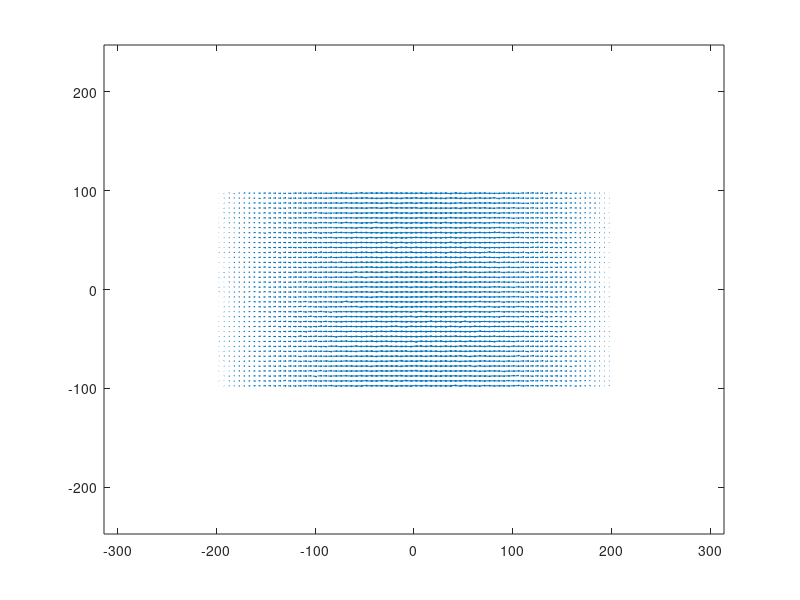

This figure's MATLAB source: (Note: this script raises an error after producing the figure.)
%EVIM_EXAMPLE.m 
%
% An example of using Evim to invert landslide thickness based on simulated
% landslide scenarios. In the simulation, we assume that the deformation of 
% the landslide is parallel to the sliding surface. For more details, 
% please refer to the  Kang et al., 2025.
%
% Copyright (C) 2025 Ya Kang, [kangya@njupt.edu.cn].
%
%-------------------------------------------------------------------------%
%This program is free software: you can redistribute it and/or modify
%it under the terms of the GNU General Public License as published by
%the Free Software Foundation, either version 3 of the License, or
%any later version.
%
%This program is distributed in the hope that it will be useful,
%but WITHOUT ANY WARRANTY; without even the implied warranty of
%MERCHANTABILITY or FITNESS FOR A PARTICULAR PURPOSE.  See the
%GNU General Public License for more details.
%1
%You should have received a copy of the GNU General Public License
%along with this program.  If not, see <http://www.gnu.org/licenses/>.
%-------------------------------------------------------------------------%
clc,clear
ddp=0.03 ;  % filtering(damping) factor
load ./evim_test                           %  u, v, dzdt are coordinates in meters,we can use the gamma_GBI.m to get this *mat
% where u is east-west deformation field
%       v is north-south deformation field
%       dzdt is vertical deformation field
%       surf_terrain is DEM
%       mask is the mask file, 1 indicates the landslide area, 0 indicates the non-landslide area
%       
%% Setting the parameter
dx = 5;   % pixel spacing of the image
up_bod=150;  % up boundary depth for inversion of the slip surface
low_bod=0;   % low boundary depth for inversion of the slip surface
curl=0;  % whether eastimate the optimization filtering parameters - ddp, 1 > Yes, 0 > no need

%% Data preparation
mask(isnan(mask)) = 0;          %Replaces no data with zero at
u(isnan(u)) = 0;                %the edges of the grids.
v(isnan(v)) = 0;
dzdt(isnan(dzdt)) = 0;

% plot the horizontal deformation field
[m,n]=size(u);
xx=zeros(m,n);
 for i=1:m
xx(i,:)=-(n-1)/2:(n-1)/2;
 end
x=dx*xx;
yy=zeros(m,n);
 for i=1:m
yy(:,i)=-(m-1)/2:(m-1)/2;
 end
y=-dx*yy;
figure; 
quiver(x,y,u,v);               % plot the horizontal deformation
axis equal tight;

%Creat the design matrix for inversion
[A] = evim_A(u,v,dx);   %  the design matrix for inversion
fs1=fspecial('average',[5 5]);  % DEM filtering 
surf_terrain_f=imfilter(surf_terrain, fs1, 'replicate'); % DEM filtering 

 % aspan is the smooth factor, dzdt is the vertical deformtaion, dx is the pixel spacing,
if curl==1
aspan =  10.^linspace(-2,1,30); % The range of filtering parameters could be set according to the actual situation,e.g. 10.^linspace(-3,1,40); 10.^linspace(-4,1,50)
Lres_a = zeros(length(aspan),1);          %Pre-allocate vectors for the L-
Lbeta_a = zeros(length(aspan),1); 
parfor i = 1:length(aspan)
        [htemp(:,:,i),Lres_a(i),Lbeta_a(i)] = ...
       evim_smooth(A,dzdt,mask,dx,aspan(i),surf_terrain_f,up_bod,low_bod,u,v);
end
figure, plot(log10(Lres_a),log10(Lbeta_a));  %plot the L-curve 
% [idx_opt_l,lambda_opt_l]=find_corner_2025_single(Lres_a,Lbeta_a,aspan); 
[idx_opt_l,lambda_opt_l]=find_corner_2025_test(Lres_a,Lbeta_a,aspan); % L-curve to find the optimal damping factor
ddp=lambda_opt_l; 
end

%% Inversion
[h,Lres,Lbeta] = evim_smooth(A,dzdt,mask,dx,ddp,surf_terrain_f,up_bod,low_bod,u,v);
% mask_new=mask_bmp(az_start:az_end,r_start:r_end);
h(mask==0)=0;
slip_ele=surf_terrain-h;  % locate the slip-surface
slip_ele(mask==0)=0;      % slip-surface elevation

%% Results drawing
figure,imagesc(h)
title('Inverted depth (m)');colorbar
set(gca,'xtick',[0:25:100])
set(gca,'xticklabel',[0:25*dx:100*dx])
set(gca,'ytick',[0:20:100])
set(gca,'yticklabel',[100*dx:-20*dx:0])
set(gca,'FontSize',36, 'Fontname','Times New Roman')
ylabel('y-coordinate (m)','fontsize',36)
xlabel('x-coordinate (m)','fontsize',36)
set(gcf, 'position', [100, 100, 1100, 900]);
caxis([-70,70])
% colormap(flipud(parula))
saveas(gcf, 'Inverted depth.jpg')

figure,imagesc(slip_ele)
title('Slip surface elevation (m)');colorbar
set(gca,'xtick',[0:25:100])
set(gca,'xticklabel',[0:25*dx:100*dx])
set(gca,'ytick',[0:20:100])
set(gca,'yticklabel',[100*dx:-20*dx:0])
set(gca,'FontSize',36, 'Fontname','Times New Roman')
ylabel('y-coordinate (m)','fontsize',36)
xlabel('x-coordinate (m)','fontsize',36)
set(gcf, 'position', [100, 100, 1100, 900]);
% caxis([-70,70])
% colormap(flipud(parula))
saveas(gcf, 'Slip surface elevation.jpg')

%% Comparison with true value (only for the Simulated landslides)
% load the Simulated true value of the landslide thickness for comparison, for the real
% 3D data (e.g. SAR, InSAR 3D deformation) the following operations cannot be performed.  
load ./real_depth  % Simulated true value of the landslide thickness

figure,imagesc(depth_l)
title('Real depth (m)');colorbar
set(gca,'xtick',[0:25:100])
set(gca,'xticklabel',[0:25*dx:100*dx])
set(gca,'ytick',[0:20:100])
set(gca,'yticklabel',[100*dx:-20*dx:0])
set(gca,'FontSize',36, 'Fontname','Times New Roman')
ylabel('y-coordinate (m)','fontsize',36)
xlabel('x-coordinate (m)','fontsize',36)
set(gcf, 'position', [100, 100, 1100, 900]);
caxis([-70,70])
% colormap(flipud(parula))
saveas(gcf, 'Real depth.jpg')

difference=depth_l-h; % the Residual of the inverted landslide thickness

figure,imagesc(difference)
title('Residual(m)');colorbar
set(gca,'xtick',[0:25:100])
set(gca,'xticklabel',[0:25*dx:100*dx])
set(gca,'ytick',[0:20:100])
set(gca,'yticklabel',[100*dx:-20*dx:0])
set(gca,'FontSize',36, 'Fontname','Times New Roman')
ylabel('y-coordinate (m)','fontsize',36)
xlabel('x-coordinate (m)','fontsize',36)
set(gcf, 'position', [100, 100, 1100, 900]);
caxis([-70,70])
% colormap(flipud(parula))
saveas(gcf, 'Residual.jpg')

res_tmp=difference(31:70,11:90);
res_kk=res_tmp(:);
rmsek=sqrt(mean(res_kk.^2));
disp('The RMSE of the results is:')
disp(rmsek)
